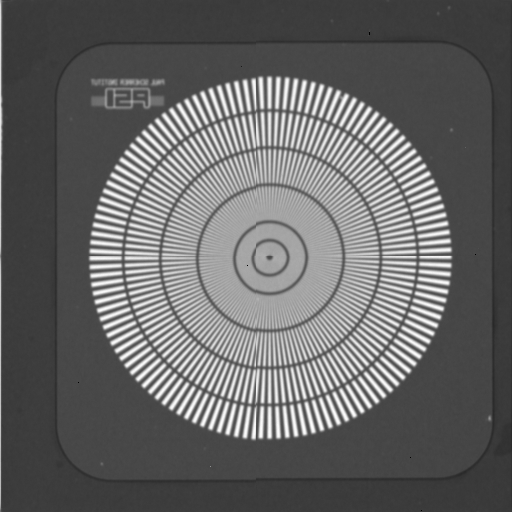
#> input picture notebooks/data/siemens_star.tif, 512 x 512 px
$ jupyter execute chips_alignment_final_algorithm.ipynb   (shell and % lines are left out)
#> lines starting #> are read from the running program, lines starting #| are printed output that depends on the picture; after the words box and inside, x2 and y2 are one past the last pixel; in counts of white or black regions, pixels touching at a corner belong together
[cell 1]
import numpy as np
import os
from PIL import Image

from scipy.ndimage import shift
from skimage import io

import matplotlib.pyplot as plt

import ipywidgets as widgets
from ipywidgets import interactive

[cell 2]
image1 = os.path.join("data",  "siemens_star.tif")
assert os.path.exists(image1), f"File does not exist: {image1}"

[cell 3]
config = {'chip1': {'xoffset': 1,
                    'yoffset': 1,
                    'description': 'top right chip'},
            'chip2': {'xoffset': 0,
                    'yoffset': 0,
                    'description': 'top left and reference chip'},
            'chip3': {'xoffset': 0,
                        'yoffset': 1,
                        'description': 'bottom left chip'},
            'chip4': {'xoffset': 1,
                    'yoffset': 2,
                    'description': 'bottom right chip'}
}

shift_config = {'chip1': {'xoffset': 2.4,
                    'yoffset': 1,
                    'description': 'top right chip'},
            'chip2': {'xoffset': 0,
                    'yoffset': 0,
                    'description': 'top left and reference chip'},
            'chip3': {'xoffset': 0,
                        'yoffset': 1,
                        'description': 'bottom left chip'},
            'chip4': {'xoffset': 2.3,
                    'yoffset': 2.3,
                    'description': 'bottom right chip'}
}

[cell 4]
# Load images
data_images1 = np.array(Image.open(image1))
#> data_images1 is the input picture: shape (512, 512) float32; 0% of the values are NaN or infinite; the others: min 0.359, max 0.986, mean 0.612

[cell 5]
# [6 lines of commented-out code are left out]

# Applying shift correction based on the configuration

[cell 6]
def apply_shift_correction(image, shift_config):

    image[np.isnan(image)] = 0
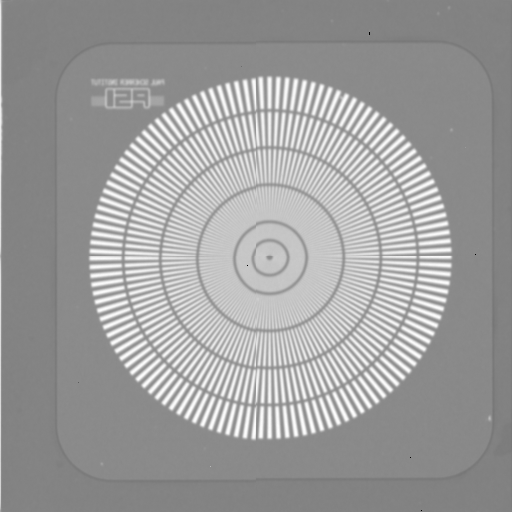
#> image: shape (512, 512) float32; 0% of the values are NaN or infinite; the others: min 0, max 0.986, mean 0.612; drawn with min black, max white, NaN and infinite black
    image[np.isinf(image)] = 0
#> image: shape (512, 512) float32; under 0.01% of pixels changed, all inside (x1, y1, x2, y2) = (369, 32, 370, 35)

    # create an empty array for new image
    new_image = np.zeros_like(image)

    # chip 2 (fixed one)
    new_image[0:256, 0:256] = image[0:256, 0:256]

    # chip 1
    region = image[0:256, 256:]
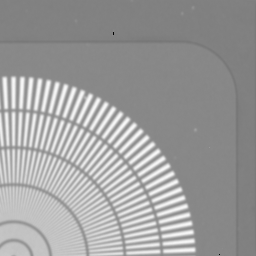
#> region: shape (256, 256) float32; min 0, max 0.977, mean 0.618
    chips1_shift = (shift_config['chip1']['yoffset'], shift_config['chip1']['xoffset'])
    shifted_data = shift(region, shift=chips1_shift, order=3)
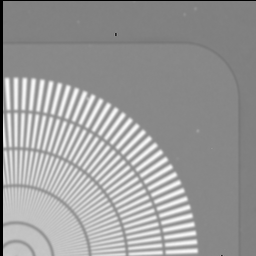
#> shifted_data: shape (256, 256) float32; min 0, max 0.976, mean 0.61
    new_image[0:256, 256:] = shifted_data
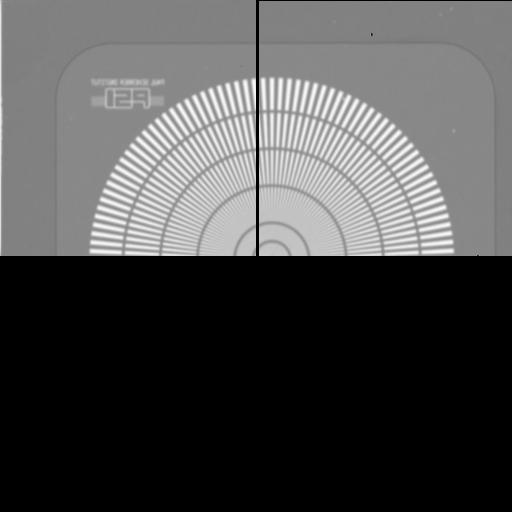
#> new_image: shape (512, 512) float32; min 0, max 0.976, mean 0.303

    # chip 3
    region = image[256:, 0:256]
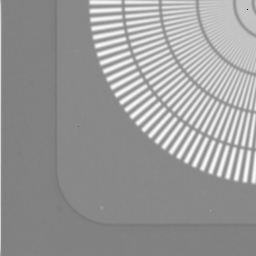
#> region: shape (256, 256) float32; min 0, max 0.986, mean 0.605
    chips3_shift = (shift_config['chip3']['yoffset'], shift_config['chip3']['xoffset'])
    shifted_data = shift(region, shift=chips3_shift, order=3)
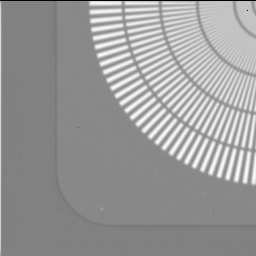
#> shifted_data: shape (256, 256) float32; min 0, max 0.986, mean 0.603
    new_image[256:, 0:256] = shifted_data
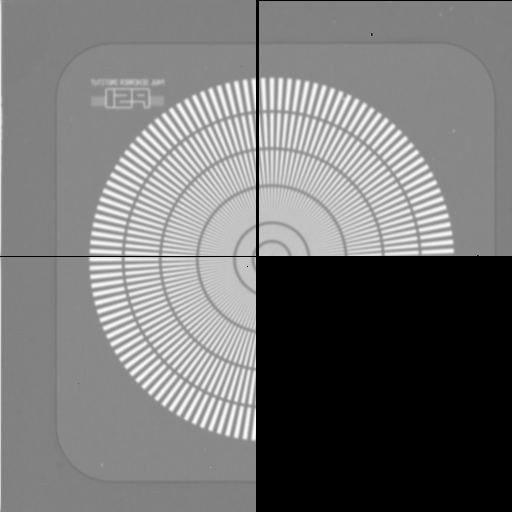
#> new_image: shape (512, 512) float32; min 0, max 0.986, mean 0.454

    # chip 4
    region = image[256:, 256:]
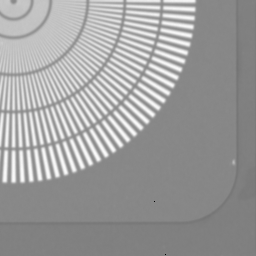
#> region: shape (256, 256) float32; min 0, max 0.985, mean 0.62
    chips4_shift = (shift_config['chip4']['yoffset'], shift_config['chip4']['xoffset'])
    shifted_data = shift(region, shift=chips4_shift, order=3)
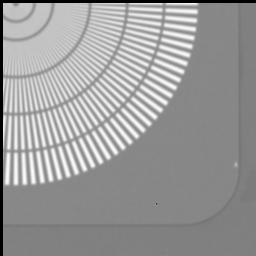
#> shifted_data: shape (256, 256) float32; min 0, max 0.99, mean 0.607
    new_image[256:, 256:] = shifted_data
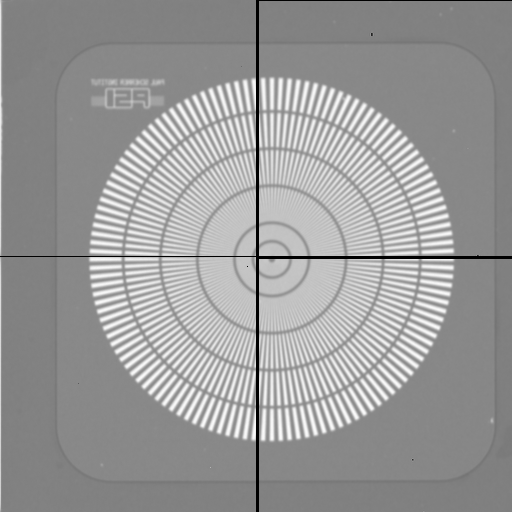
#> new_image: shape (512, 512) float32; min 0, max 0.99, mean 0.606

    return new_image

[cell 7]
new_image = apply_shift_correction(data_images1, shift_config)

[cell 8]
fig, axs = plt.subplots(ncols=2, figsize=(10, 10))
axs[0].imshow(data_images1, cmap='gray')
axs[0].set_title("Original Image")
axs[1].imshow(new_image, cmap='gray')
axs[1].set_title("Corrected Image")

$ run again, with notebooks/data/rectangle_grid.tif copied over notebooks/data/siemens_star.tif
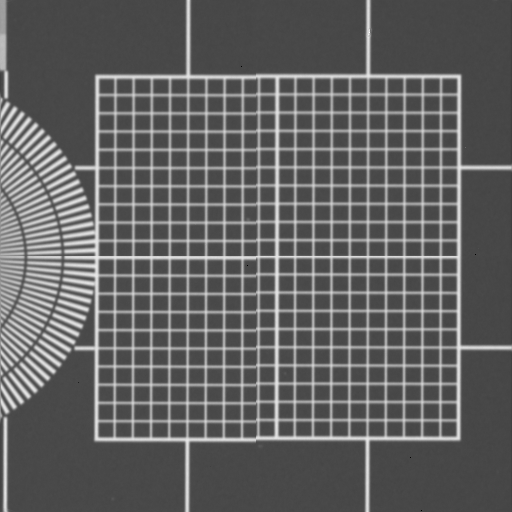
#> input picture notebooks/data/rectangle_grid.tif, 512 x 512 px
#> data_images1 is the input picture: shape (512, 512) float32; 0% of the values are NaN or infinite; the others: min 0.325, max 1.03, mean 0.597
#> in apply_shift_correction, `shifted_data = shift(region, shift=chips4_shift, order=3)`:
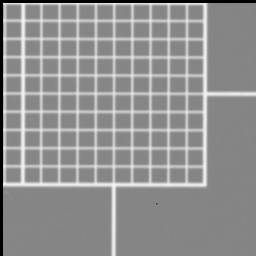
#> shifted_data: shape (256, 256) float32; min 0, max 0.96, mean 0.573
#> in apply_shift_correction, `new_image[256:, 256:] = shifted_data`:
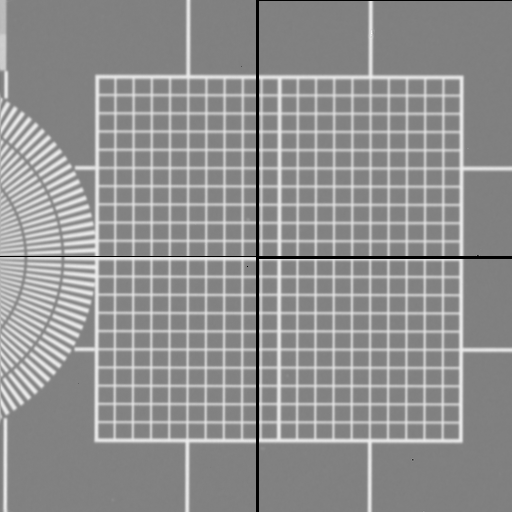
#> new_image: shape (512, 512) float32; min -2.31e-17, max 1.04, mean 0.591; drawn with min black and max white
